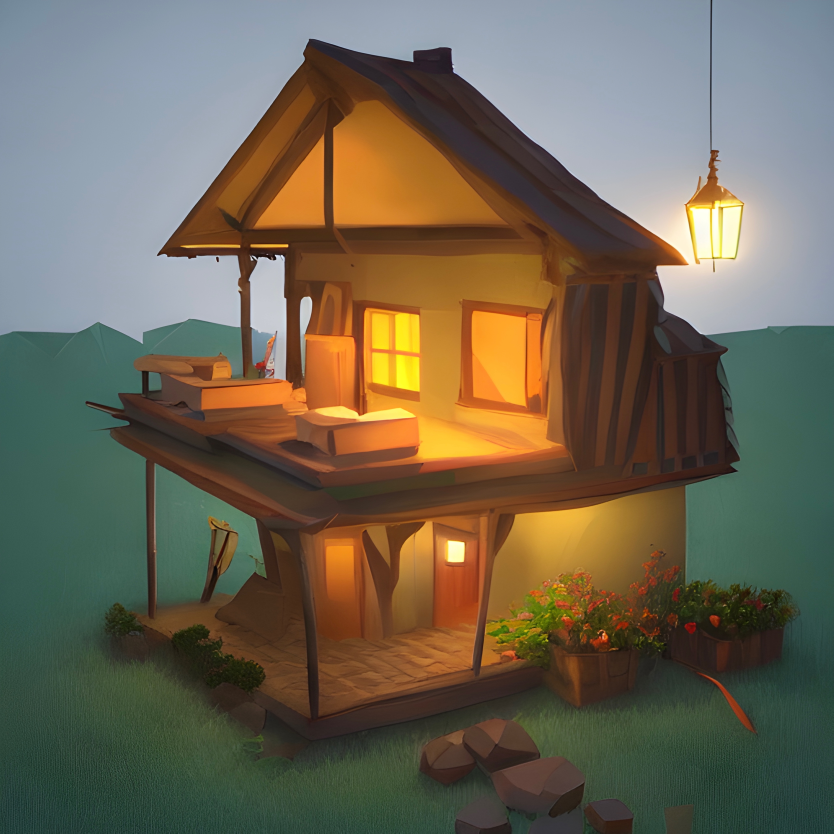
#> input picture Bild1.jpeg, 5000 x 5000 px (shown at 1/6 size)
$ python Reference.py
#> lines starting #> are read from the running program, lines starting #| are printed output that depends on the picture
#> the answer given: Bild1.jpeg
#> the answer given: Bild1.jpeg
#> the answer given: out.png
import cv2
import numpy as np
from tkinter import filedialog
import os


class Watermark:
    def __init__(self, base_image_name, watermark_image_name, output_image_name):
        self.base_image_name = base_image_name
        self.watermark_image_name = watermark_image_name
        self.output_image_name = output_image_name

        # Verzeichnis des aktuellen Skripts
        self.script_dir = os.path.dirname(os.path.abspath(__file__))

        # Absolute Pfade zu den Bildern
        self.base_image_path = os.path.join(self.script_dir, self.base_image_name)
        self.watermark_image_path = os.path.join(self.script_dir, self.watermark_image_name)
        self.output_image_path = os.path.join(self.script_dir, self.output_image_name)

        self.base_image = None
        self.watermark = None
        self.position = (0, 0)
        self.size = None
        self.transparency = 1.0

def add_watermark(base_image_path, watermark_image_path, output_image_path, position, size, transparency):
    """
    Fügt ein Wasserzeichen zu einem Bild hinzu.

    :param base_image_path: Pfad zum Basisbild
    :param watermark_image_path: Pfad zum Wasserzeichenbild
    :param output_image_path: Pfad zum Ausgabe-Bild
    :param position: Tuple (x, y) für die Position des Wasserzeichens
    :param size: Tuple (width, height) für die Größe des Wasserzeichens
    :param transparency: Transparenz des Wasserzeichens (0-1)
    """
#> called with base_image_path = 'Bild1.jpeg', watermark_image_path = 'Bild1.jpeg', output_image_path = 'out.png.jpg', position = (50, 50), size = (100, 100), transparency = 0.6
    # Basisbild und Wasserzeichen laden
    base_image = cv2.imread(base_image_path)
#> base_image is the input picture: shape (5000, 5000, 3); mean B, G, R 83.3, 101.6, 110
    watermark = cv2.imread(watermark_image_path, cv2.IMREAD_UNCHANGED)

    # Größe des Wasserzeichens anpassen
    watermark = cv2.resize(watermark, size, interpolation=cv2.INTER_AREA)
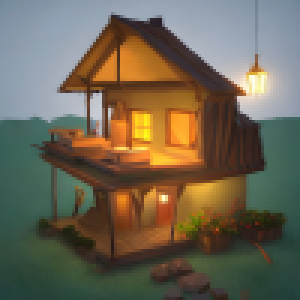
#> watermark: shape (100, 100, 3) (shown 3 times larger); mean B, G, R 83.3, 101.6, 110

    # Wasserzeichen in RGBA zerlegen
    if watermark.shape[2] == 4:
        b, g, r, a = cv2.split(watermark)
        watermark_rgb = cv2.merge((b, g, r))
        mask = a / 255.0
    else:
#> (the run stopped early here; a loop or call above may not have finished)
